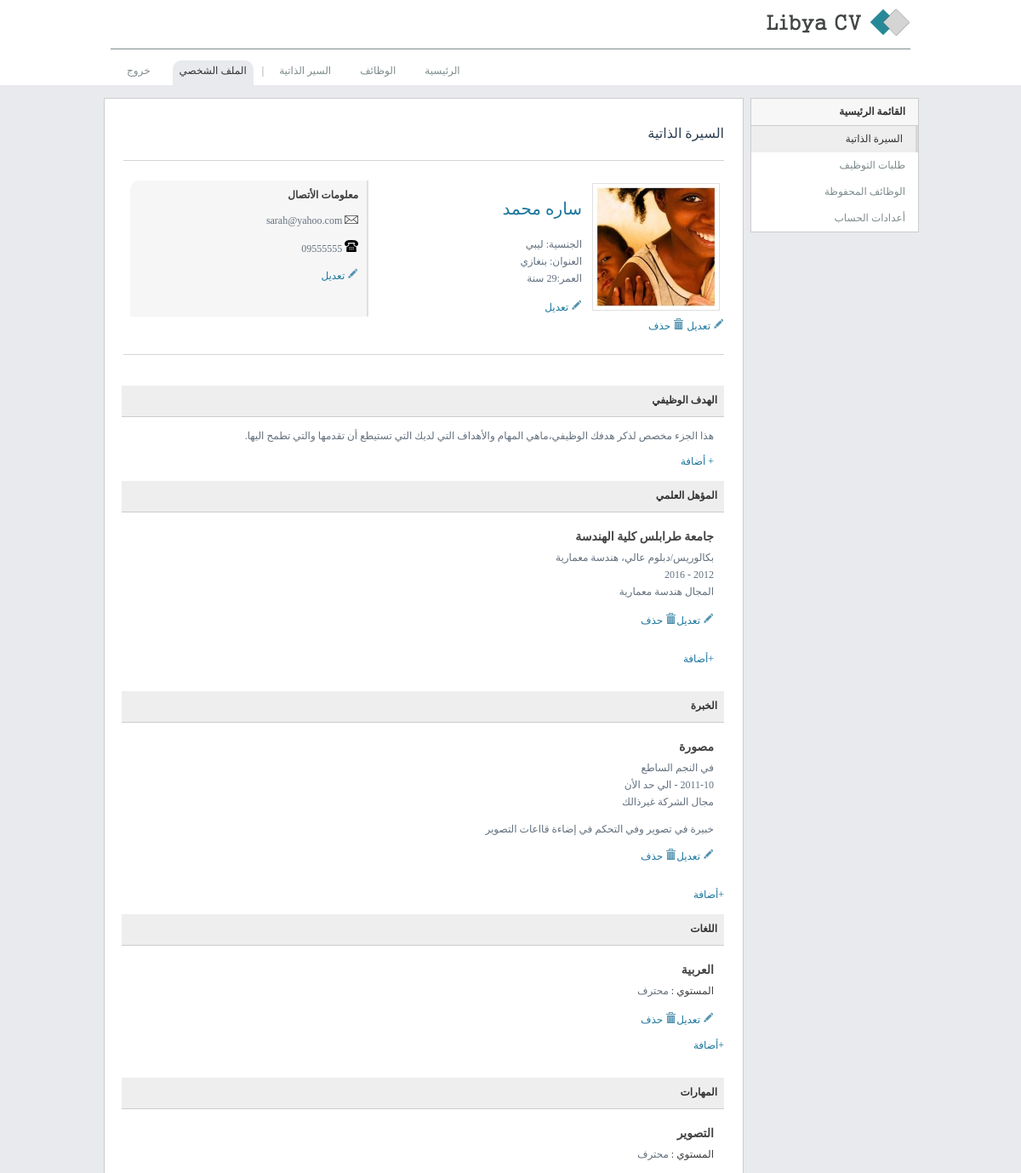
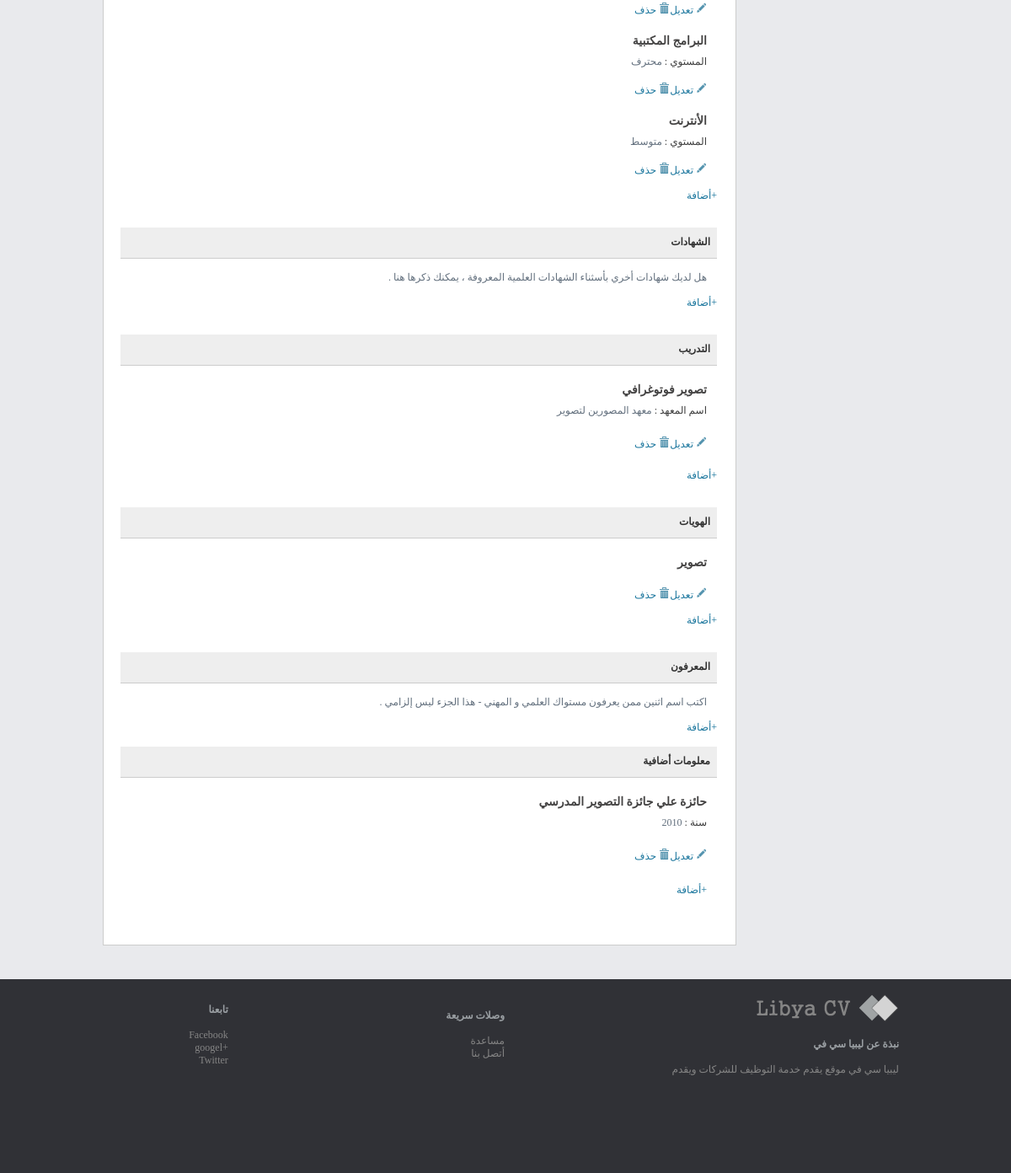
Page /seeker/profile.php (signed in) on the committed database (2 pictures, top to bottom).
### tables this page shows
CREATE TABLE IF NOT EXISTS `job_seeker` (
  `user_id` int(11) NOT NULL AUTO_INCREMENT,
  `fname` varchar(30) NOT NULL,
  `lname` varchar(30) NOT NULL,
  `birth_day` date NOT NULL,
  `gender` varchar(20) NOT NULL,
  `email` varchar(100) NOT NULL,
  `password` varchar(100) NOT NULL,
  `date_register` datetime NOT NULL,
  `is_active` int(1) NOT NULL,
  `activation` varchar(100) NOT NULL,
  `phone` varchar(30) NOT NULL,
  `city_id` int(30) NOT NULL DEFAULT '1',
  `address` varchar(40) NOT NULL,
  `nat_id` int(11) NOT NULL DEFAULT '2',
  `last_seen` varchar(30) NOT NULL,
  `count_in` int(20) NOT NULL,
  `health_status` int(11) NOT NULL DEFAULT '1',
  `image` varchar(50) NOT NULL,
  `warning_active` int(11) NOT NULL DEFAULT '0',
  `hide_cv` int(11) NOT NULL DEFAULT '0',
  `block_admin` int(11) NOT NULL DEFAULT '0',
  `see_it` int(11) NOT NULL,
  `goal_text` text NOT NULL,
  PRIMARY KEY (`user_id`),
  KEY `city_id` (`city_id`),
  KEY `nat_id` (`nat_id`)
);

CREATE TABLE IF NOT EXISTS `job_nat` (
  `nat_id` int(11) NOT NULL AUTO_INCREMENT,
  `nat_name` varchar(50) NOT NULL,
  PRIMARY KEY (`nat_id`)
);

CREATE TABLE IF NOT EXISTS `job_city` (
  `city_id` int(20) NOT NULL AUTO_INCREMENT,
  `city_name` varchar(100) NOT NULL,
  PRIMARY KEY (`city_id`)
);

CREATE TABLE IF NOT EXISTS `job_ed` (
  `edt_id` int(10) NOT NULL DEFAULT '1',
  `domain_id` int(15) NOT NULL,
  `univ` varchar(45) NOT NULL,
  `avg` varchar(10) NOT NULL,
  `start_date` varchar(10) NOT NULL,
  `end_date` varchar(10) NOT NULL,
  `user_id` int(15) NOT NULL,
  `specialty` varchar(100) NOT NULL,
  `ed_id` int(20) NOT NULL AUTO_INCREMENT,
  PRIMARY KEY (`ed_id`),
  KEY `domain_id` (`domain_id`),
  KEY `edt_id` (`edt_id`),
  KEY `user_id` (`user_id`)
);

CREATE TABLE IF NOT EXISTS `job_ed_type` (
  `edt_id` int(10) NOT NULL AUTO_INCREMENT,
  `edt_name` varchar(100) NOT NULL,
  PRIMARY KEY (`edt_id`)
);

CREATE TABLE IF NOT EXISTS `job_domain` (
  `domain_id` int(30) NOT NULL AUTO_INCREMENT,
  `domain_name` varchar(35) NOT NULL,
  PRIMARY KEY (`domain_id`)
);

CREATE TABLE IF NOT EXISTS `job_exp` (
  `exp_id` int(20) NOT NULL AUTO_INCREMENT,
  `start_date` date NOT NULL,
  `end_date` date NOT NULL,
  `state` int(1) NOT NULL,
  `user_id` int(11) NOT NULL,
  `domain_id` int(11) NOT NULL,
  `exp_name` varchar(100) NOT NULL,
  `exp_comp` varchar(100) NOT NULL,
  `exp_desc` text NOT NULL,
  PRIMARY KEY (`exp_id`),
  KEY `domain_id` (`domain_id`),
  KEY `user_id` (`user_id`)
);

CREATE TABLE IF NOT EXISTS `job_lang_seeker` (
  `user_id` int(11) NOT NULL,
  `lang_id` int(20) NOT NULL,
  `level_id` int(11) NOT NULL,
  PRIMARY KEY (`lang_id`,`user_id`),
  KEY `level_id` (`level_id`),
  KEY `user_id` (`user_id`)
);

CREATE TABLE IF NOT EXISTS `job_lang` (
  `lang_name` varchar(50) NOT NULL,
  `lang_id` int(11) NOT NULL AUTO_INCREMENT,
  PRIMARY KEY (`lang_id`)
);

CREATE TABLE IF NOT EXISTS `job_level` (
  `level_id` int(11) NOT NULL AUTO_INCREMENT,
  `level_name` varchar(60) NOT NULL,
  PRIMARY KEY (`level_id`)
);

CREATE TABLE IF NOT EXISTS `job_skilles` (
  `skilles_id` int(10) NOT NULL AUTO_INCREMENT,
  `skilles_name` varchar(50) NOT NULL,
  `user_id` int(10) NOT NULL,
  `level_id` int(10) NOT NULL,
  PRIMARY KEY (`skilles_id`),
  KEY `level_id` (`level_id`),
  KEY `user_id` (`user_id`)
);

CREATE TABLE IF NOT EXISTS `job_train` (
  `train_id` int(11) NOT NULL AUTO_INCREMENT,
  `train_name` varchar(100) NOT NULL,
  `train_comp` varchar(100) NOT NULL,
  `user_id` int(11) NOT NULL,
  PRIMARY KEY (`train_id`),
  KEY `user_id` (`user_id`)
);

CREATE TABLE IF NOT EXISTS `job_hobby` (
  `hobby_id` int(11) NOT NULL AUTO_INCREMENT,
  `hobby_name` varchar(100) NOT NULL,
  `user_id` int(11) NOT NULL,
  PRIMARY KEY (`hobby_id`),
  KEY `user_id` (`user_id`)
);

CREATE TABLE IF NOT EXISTS `job_info` (
  `info_id` int(11) NOT NULL AUTO_INCREMENT,
  `info_name` varchar(200) NOT NULL,
  `info_date` varchar(6) NOT NULL,
  `user_id` int(11) NOT NULL,
  PRIMARY KEY (`info_id`),
  KEY `user_id` (`user_id`)
);

### seeker/profile.php (the view, shortened to what the rows shown need)
<?php
require_once("session.php");
require_once("../db/db.php");
$rs=$mysqli->query("SELECT *
							FROM job_seeker
							left join job_city on job_city.city_id = job_seeker.city_id
							left join job_nat on job_nat.nat_id = job_seeker.nat_id
							WHERE  user_id ='$txt_user_id'")or die($mysql->error());
$row = $rs->fetch_object();
?>
<!DOCTYPE html>
<html>
<head>
<?php
include_once("../inc/header.php");
?>
</head>
    <body>
	    <div class="wrapper">
		<div id="container">
		<div class="span9" >
			<div class="item">
			<p class="plinee">
			<div>
				<table class="cvview">
					<tr >
					<td style="width:160px" >
						<div id="logopro">
						<?php
						$filename="../images/seeker/";
						if($row->image !=""){
						$filename = '../images/seeker/'.$row->image; }
						?>
								<img class="imgseeker"  src=<?php if($row->image !=""){echo $filename;}else {echo "../images/test.jpg";}?> alt="الصورة الشخصية" />
						</div>
					</td><td style="width:250px">
					<div>
						<h3 >
						<?php echo '<a href="../view/cvs.php?id='.$row->user_id.'">'.$row->fname."  ".$row->lname.'</a>'; ?></h3>
						<span class="texts textlines">
						<?php echo "الجنسية: ".$row->nat_name;  ?>
						<br/>
						<?php echo " العنوان: ".$row->city_name; if($row->address !=""){ echo "، ".$row->address; } ?><br/>
						<?php $datereg=date("Y"); $age =  $datereg - $row->birth_day  ; echo "العمر:".$age." سنة"; ?><br/>
						</span>
						<br/>
						<a href="modal_edit_pe.php" class="facebox" ><img src="../images/edit.png" alt="تعديل" /> تعديل</a>
					</div>
					</td>
					<td  class="cvinfo" >
					<span class='titleinfo' style="display:block;"> معلومات الأتصال </span>
					<br/>
					<img  src="../images/email.png" alt="email"/>
					<span class="texts" ><?php echo "  ".$row->email;?></span>
					<br/><br/>
					<?php if($row->phone !=""){?>
					<img  src="../images/telephone38.png" alt="email"/>
					<span class='texts' > <?php echo " ".$row->phone;?></span></a><br/><br/>
					<?php }?>
					<a href="modal_edit_co.php" class="facebox" ><img src="../images/edit.png" alt="تعديل"/> تعديل</a>
					</td>
					</tr>
				</table>
			</div>
		<a class="facebox" href="modal_delete_pic.php"><img src="../images/remove.png" alt="حذف" /> حذف </a><br/><br/>
		<p class="plinee">
		<br/>
		<br/>
	<div id="eddd"  class="item"><div id="edd"><br/>
	<?php
	$rs= $mysqli->query("SELECT start_date,ed_id,edt_name,domain_name,univ,specialty,avg,end_date,user_id
							FROM job_ed,job_domain,job_ed_type
							WHERE job_ed_type.edt_id = job_ed.edt_id
							AND job_ed.domain_id = job_domain.domain_id
							AND user_id ='$txt_user_id'
							ORDER BY end_date DESC ")or die($mysqli->error());
	$resultcount = $rs->num_rows;
	while($row=$rs->fetch_object()){
	$id=$row->ed_id;
	echo "<span class='textb textlineb'>".$row->univ."</span>";
	echo "<span class='texts textlines'><br/>".$row->edt_name;
	if(!empty($row->specialty)){
	echo "، ";}
	echo $row->specialty;
	echo "<br>".$row->start_date." - ".$row->end_date."";
	echo "<br/>"."المجال "."</span><span class='texts textlines'>".$row->domain_name."</span>";
	echo "<br/>";
	echo "<br/>";
	echo '<a class="facebox" href="modal_edit_ed.php?id='.$id.'"><img src="../images/edit.png" alt="تعديل"/> تعديل</a>';
	echo '<a class="facebox" href="modal_delete_ed.php?id='.$id.'"><img src="../images/remove.png"/> حذف</a>';
		echo "<br/>";
			echo "<br/>";	echo "<br/>";
	}
	?>
    	  	<?php
		if ($resultcount <=10){
		echo '<a class="facebox" href="modal_add_ed.php" > +أضافة</a>';
		}
		else{
		echo "<span class='t'>وصلت للحد الأعلي من المؤهلات</span>";
		}
		?>
</div>
</div>
	<br/>
		<br/>
	<div class="item"><br/>
	<?php
	$rs=$mysqli->query("select *
							FROM job_exp,job_domain
							WHERE job_exp.domain_id = job_domain.domain_id
							AND user_id ='$txt_user_id'
							ORDER BY state DESC ,end_date DESC")or die($mysql->error());
	while($row=$rs->fetch_object()){
	$id=$row->exp_id;
	$state =$row->state;
	$timeend = strtotime($row->end_date);
	$timestart = strtotime($row->start_date);
	echo "<span class='textb textlineb'>".$row->exp_name."</span>";
	echo "<span class='texts textlines'><br>في "."</span>";
	echo "<span class='texts textlines'>".$row->exp_comp;
	echo "<br>".date('Y-m',$timestart)." - ";if($state ==0){echo date('Y-m',$timeend);}else{echo "الي حد الأن";}
	echo "</span><br><span class='texts textlines'>"."مجال الشركة ";
	echo "".$row->domain_name."</span>";
	echo "<br/>";
	echo "<br/><span class='texts'>".nl2br($row->exp_desc)."</span>";
	echo "<br/>";
	echo "<br/>";
	echo '<a class="facebox" href="modal_edit_exp.php?id='.$id.'"><img src="../images/edit.png" alt="تعديل"/> تعديل</a>';
	echo '<a class="facebox" href="modal_delete_exp.php?id='.$id.'"><img src="../images/remove.png"/> حذف</a>';
		echo "<br/>";
			echo "<br/>";	echo "<br/>";
	}
	?>
		</div>
	<br/>
		<br/>
	<div class="item"><br/>
	<?php
	$rs=$mysqli->query("select job_lang.lang_id,level_name,user_id,lang_name
			from job_lang_seeker,job_lang,job_level
			WHERE job_lang_seeker.lang_id = job_lang.lang_id
			AND job_level.level_id = job_lang_seeker.level_id
			AND user_id ='$txt_user_id'
			ORDER BY job_lang_seeker.level_id DESC ")or die(mysql_error());
			while($row=$rs->fetch_object()){
			$id_lang=$row->lang_id;
			echo "<span class='textb textlineb'>".$row->lang_name."</span>";
			echo "<span class='textdesc textlines'><br>المستوي : "."</span>";
			echo "<span class='texts textlines'>".$row->level_name."</span>";
			echo "<br/>";
			echo "<br/>";
			echo '<a class="facebox" href="modal_edit_lang.php?id='.$id_lang.'">';
			echo '<img src="../images/edit.png"/> تعديل</a>';
			echo "<a class='facebox' href='modal_delete_lang.php?id=$id_lang'>";
			echo "<img src='../images/remove.png'/> حذف</a>";
			echo "<br/>";
			echo "<br/>";
			}
			?>
			</div>
	  	<?php
		echo "<br/>";
		?>
<br/>
		<br/>
	<div class="item"><br/>
	<?php
	$rs=$mysqli->query("select skilles_id,level_name,skilles_name from job_skilles,job_level WHERE job_level.level_id = job_skilles.level_id AND user_id ='$txt_user_id' ORDER BY job_skilles.level_id DESC ")or die($mysqli->error());
			while($row=$rs->fetch_object()){
			$skilles_id=$row->skilles_id;
			echo "<span class='textb textlineb'>".$row->skilles_name."</span>";
			echo "<span class='textdesc textlines'><br>المستوي : "."</span>";
			echo "<span class='texts textlines'>".$row->level_name."</span>";
			echo "<br/>";
			echo "<br/>";
			echo "<a class='facebox' href='modal_edit_skilles.php?id=$skilles_id'>";
			echo "<img src='../images/edit.png'/> تعديل</a>";
			echo "<a class='facebox' href='modal_delete_skilles.php?id=$skilles_id'>";
			echo "<img src='../images/remove.png'/> حذف</a>";
			echo "<br/>";
			echo "<br/>";
			}
			?>
				</div>
	  	<?php
		echo "<br/>";
		?>
<br/>
		<br/>
	  	<?php
		echo "<br/>";
		?>
<br/>
		<br/>
	<div class="item"><br/>
	<?php
	$rs=$mysqli->query("select train_id,train_name,train_comp  from job_train WHERE user_id ='$txt_user_id' ")or die($mysqli->error());
			while($row=$rs->fetch_object()){
			$train_id=$row->train_id;
			echo "<span class='textb textlineb'>".$row->train_name."</span>";
			echo "<span class='textdesc textlines'><br>اسم المعهد : "."</span>";
			echo "<span class='texts textlines'>".$row->train_comp;
			echo "<br/>";
			echo "<br/>";
			echo "<a class='facebox' href='modal_edit_train.php?id=$train_id'>";
			echo "<img src='../images/edit.png'/> تعديل</a>";
			echo "<a class='facebox' href='modal_delete_train.php?id=$train_id'>";
			echo "<img src='../images/remove.png'/> حذف</a>";
			echo "<br/>";
			echo "<br/>";
			}
			?>
				</div>
	  	<?php
		echo "<br/>";
		?>
<br/>
		<br/>
	<div class="item"><br/>
	<?php
	$rs=$mysqli->query("select hobby_id,hobby_name  from job_hobby WHERE user_id ='$txt_user_id' ")or die($mysqli->error());
			while($row=$rs->fetch_object()){
			$hobby_id=$row->hobby_id;
			echo "<span class='textb textlineb'>".$row->hobby_name."</span>";
			echo "<br/>";
			echo "<br/>";
			echo "<a class='facebox' href='modal_edit_hobby.php?id=$hobby_id'>";
			echo "<img src='../images/edit.png'/> تعديل</a>";
			echo "<a class='facebox' href='modal_delete_hobby.php?id=$hobby_id'>";
			echo "<img src='../images/remove.png'/> حذف</a>";
			echo "<br/>";
			echo "<br/>";
			}
			?>
			</div>
	  	<?php
		echo "<br/>";
		?>
<br/>
		<br/>
	  	<?php
		echo "<br/>";
		?>
		<br/>
	<div class="item"><br/>
	<?php
	$rs=$mysqli->query("select info_id,info_name,info_date  from job_info WHERE user_id ='$txt_user_id' ORDER BY info_date DESC ")or die($mysqli->error());
			while($row=$rs->fetch_object()){
			$info_id=$row->info_id;
			echo "<span class='textb textlineb'>".$row->info_name."</span>";
			echo "<span class='textdesc textlines'><br>سنة : "."</span>";
			echo "<span class='texts textlines'>".$row->info_date;
			echo "<br/>";
			echo "<br/>";
			echo "<a class='facebox' href='modal_edit_info.php?id=$info_id'>";
			echo "<img src='../images/edit.png' alt='تعديل' /> تعديل</a>";
			echo "<a class='facebox' href='modal_delete_info.php?id=$info_id'>";
			echo "<img src='../images/remove.png'  alt='حذف' /> حذف</a>";
			echo "<br/>";
			echo "<br/>";
			}
			?>
	  	<?php
		echo "<a class='facebox' href='modal_add_info.php' > +أضافة</a> ";
		echo "<br/>";
		?>
		</div>
<br/>
<br/>
<br/>
</div>
</div>
        </div>
    </div>
</body>
</html>

### rows in the picture
job_seeker: image (picture), fname "ساره", lname "محمد", nat.nat_name "ليبي", city.city_name "بنغازي", email "sarah@yahoo.com", phone "09555555"
job_ed: univ "جامعة طرابلس كلية الهندسة", edt.edt_name "بكالوريس/دبلوم عالي", specialty "هندسة معمارية", start_date "2012", end_date "2016", domain.domain_name "هندسة معمارية"
job_exp: exp_name "مصورة", exp_comp "النجم الساطع", state "الي حد الأن", domain.domain_name "غيرذالك", exp_desc "خبيرة في تصوير وفي التحكم في إضاءة قااعات التصوير"
job_lang_seeker: lang.lang_name "العربية", level.level_name "محترف"
job_skilles: skilles_name "التصوير", level.level_name "محترف"
job_skilles: skilles_name "البرامج المكتبية", level.level_name "محترف"
job_skilles: skilles_name "الأنترنت", level.level_name "متوسط"
job_train: train_name "تصوير فوتوغرافي", train_comp "معهد المصورين لتصوير"
job_hobby: hobby_name "تصوير"
job_info: info_name "حائزة علي جائزة التصوير المدرسي", info_date "2010"
